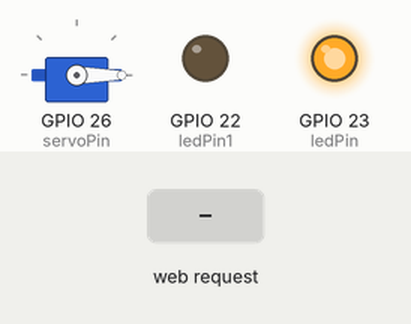
This sketch was run on a simulated ESP32. Shown: servo, output pins drawn as LEDs (lit = HIGH). Inputs (shaded band) come from the test bench. WiFi joins after 1.5 s; servers stay silent unless stated; what the sketch prints to the serial monitor is not drawn.

Above: at 2.7 s.
2.8 s: HTTP request GET /levantarBarra received
At 4.1 s:
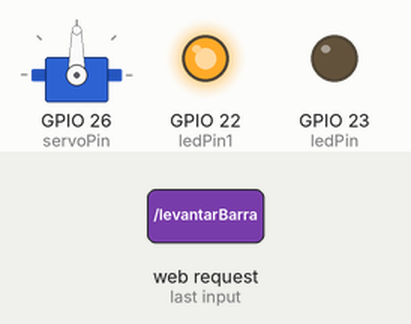
At 17.92 s:
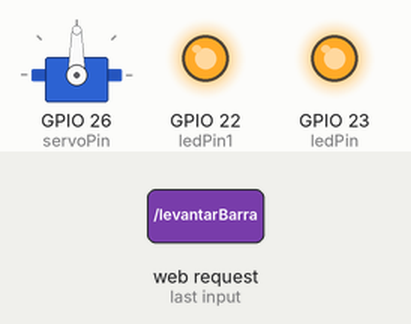
Timing chart, 0 to 19.8 s (numbered marks = the images above; inputs shaded):
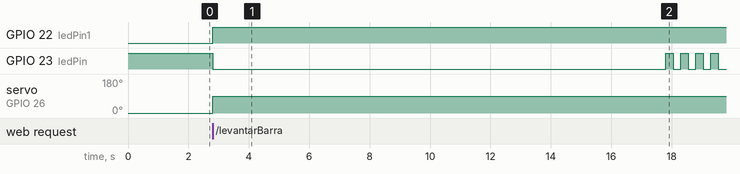

Measured:
- after the input at 2.8 s, GPIO 22 (ledPin1): LOW → HIGH at once; GPIO 23 (ledPin): HIGH → LOW at once, then repeats every 0.50 s: HIGH 0.25 s, LOW 0.25 s; servo on GPIO 26 (servoPin): 0° → 90° at once

The sketch:

parqueo.ino
```cpp
#include <WiFi.h>
#include <ESP32Servo.h>
#include <WebServer.h>

const char* ssid = "TECNO";
const char* password = "12345678";

WebServer server(80);
Servo servo;
int ledPin1 = 22;
int ledPin = 23;
int servoPin = 26;

int openPosition = 90;
int closedPosition = 0;

void setup() {
  Serial.begin(115200);

  servo.attach(servoPin);
  servo.write(closedPosition);

  pinMode(ledPin, OUTPUT);
  pinMode(ledPin1, OUTPUT);
  digitalWrite(ledPin, HIGH);
  digitalWrite(ledPin1, LOW);

  WiFi.begin(ssid, password);
  Serial.print("Conectando a WiFi");
  while (WiFi.status() != WL_CONNECTED) {
    delay(500);
    Serial.print(".");
  }
  Serial.println("\nConectado a WiFi");
  Serial.println("IP: " + WiFi.localIP().toString());

  server.on("/levantarBarra", handleLevantarBarra);

  server.begin();
  Serial.println("Servidor iniciado");
}

void loop() {
  server.handleClient();
}

void handleLevantarBarra() {
  digitalWrite(ledPin, LOW);
  Serial.println("Solicitud recibida: levantando la barra...");

  servo.write(openPosition);
  digitalWrite(ledPin1, HIGH);
  delay(15000);

  Serial.println("Preparándose para bajar la barra...");

  for (int i = 0; i < 10; i++) {
    digitalWrite(ledPin, HIGH);
    delay(250);
    digitalWrite(ledPin, LOW);
    delay(250);
  }
  digitalWrite(ledPin1, LOW);
  servo.write(closedPosition);
  digitalWrite(ledPin, HIGH);
  Serial.println("Barra bajada");

  server.send(200, "text/plain", "Barra levantada");
}
```
